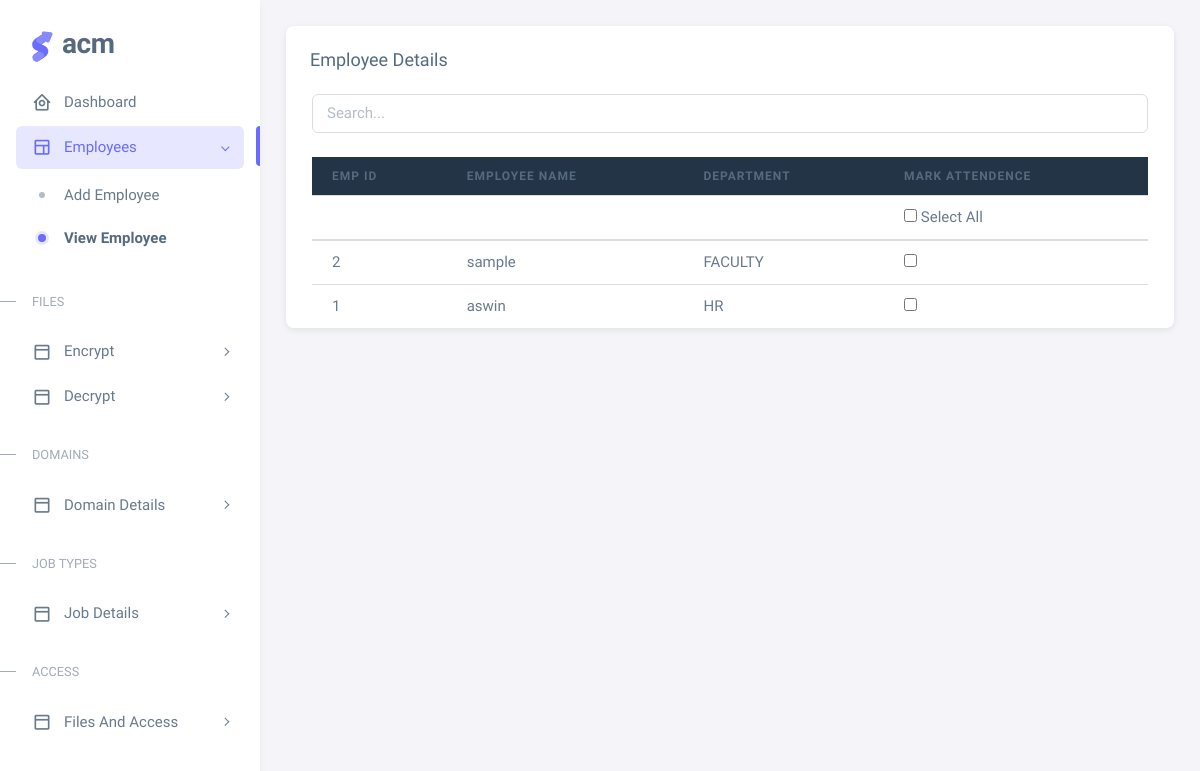
The app's page /mark_attendence with its own data.
### payroll/models.py (models this page shows)
class Employee(models.Model):
    emp_id=models.CharField(max_length=20,unique=True)
    name=models.CharField(max_length=40)
    email=models.EmailField()
    ph_no=models.IntegerField()
    salary=models.IntegerField()
    job_type=models.ForeignKey(Job_type,on_delete=models.CASCADE,null=True)
    doj=models.DateTimeField()

class Job_type(models.Model):
    position=models.CharField(max_length=20,unique=True)

### payroll/views.py (the view, shortened to what this page needs)
# urls.py: path('mark_attendence',views.mark_attendence),
def mark_attendence(request):
    today=Attendance.objects.filter(date=datetime.datetime.now().date())
    return render(request,'admin_side/mark_attendence.html',{'employee':all_employee(),'today':today})

### payroll/views.py (called while the page is built)
def all_employee():
    all_employee=Employee.objects.all()
    return all_employee

### templates/admin_side/mark_attendence.html (shortened to what this page needs)
<!DOCTYPE html>
<html
  lang="en"
  class="light-style layout-menu-fixed"
  dir="ltr"
  data-theme="theme-default"
  data-assets-path="../assets/"
  data-template="vertical-menu-template-free"
>
  <head>
{% load static %}
    <link href='https://unpkg.com/boxicons@2.1.4/css/boxicons.min.css' rel='stylesheet'>
    <link rel="stylesheet" href="{% static 'admin_side/assets/vendor/css/core.css' %}" class="template-customizer-core-css" />
    <link rel="stylesheet" href="{% static 'admin_side/assets/vendor/css/theme-default.css' %}" class="template-customizer-theme-css" />
    <link rel="stylesheet" href="{% static 'admin_side/assets/css/demo.css' %}" />
    <link rel="stylesheet" href="{% static 'admin_side/assets/vendor/libs/perfect-scrollbar/perfect-scrollbar.css' %}" />
  </head>
  <body>
    <div class="layout-wrapper layout-content-navbar">
      <div class="layout-container">
        <aside id="layout-menu" class="layout-menu menu-vertical menu bg-menu-theme">
          <div class="app-brand demo">
            <a href="../admin_home" class="app-brand-link">
              <span class="app-brand-logo demo">
              </span>
              <span class="app-brand-text demo menu-text fw-bolder ms-2">ACM</span>
            </a>
          </div>
          <ul class="menu-inner py-1">
              <li class="menu-item ">
                <a href="../admin_home" class="menu-link">
                  <i class="menu-icon tf-icons bx bx-home-circle"></i>
                  <div data-i18n="Analytics">Dashboard</div>
                </a>
              </li>
              <li class="menu-item active open">
                <a href="javascript:void(0);" class="menu-link menu-toggle">
                  <i class="menu-icon tf-icons bx bx-layout"></i>
                  <div data-i18n="Layouts">Employees</div>
                </a>
                <ul class="menu-sub ">
                  <li class="menu-item">
                    <a href="../add_user" class="menu-link">
                      <div data-i18n="Without menu">Add Employee</div>
                    </a>
                  </li>
                  <li class="menu-item active" >
                    <a href="../view_employees" class="menu-link">
                      <div data-i18n="Without navbar">View Employee</div>
                    </a>
                  </li>
                </ul>
              </li>
              <li class="menu-header small text-uppercase">
                <span class="menu-header-text">Files</span>
              </li>
              <li class="menu-item">
                <a href="javascript:void(0);" class="menu-link menu-toggle">
                  <i class="menu-icon tf-icons bx bx-dock-top"></i>
                  <div data-i18n="Account Settings">Encrypt</div>
                </a>
              </li>
              <li class="menu-item">
                <a href="javascript:void(0);" class="menu-link menu-toggle">
                  <i class="menu-icon tf-icons bx bx-dock-top"></i>
                  <div data-i18n="Account Settings">Decrypt</div>
                </a>
              </li>
              <li class="menu-header small text-uppercase">
                <span class="menu-header-text">Domains</span>
              </li>
              <li class="menu-item">
                <a href="javascript:void(0);" class="menu-link menu-toggle">
                  <i class="menu-icon tf-icons bx bx-dock-top"></i>
                  <div data-i18n="Account Settings">Domain Details</div>
                </a>
              </li>
              <li class="menu-header small text-uppercase">
                <span class="menu-header-text">Job Types</span>
              </li>
              <li class="menu-item">
                <a href="javascript:void(0);" class="menu-link menu-toggle">
                  <i class="menu-icon tf-icons bx bx-dock-top"></i>
                  <div data-i18n="Account Settings">Job Details</div>
                </a>
              </li>
              <li class="menu-header small text-uppercase">
                <span class="menu-header-text">Access</span>
              </li>
              <li class="menu-item">
                <a href="javascript:void(0);" class="menu-link menu-toggle">
                  <i class="menu-icon tf-icons bx bx-dock-top"></i>
                  <div data-i18n="Account Settings">Files And Access</div>
                </a>
              </li>
          </ul>
        </aside>
        <div class="layout-page">
          <div class="content-wrapper">
            <div class="container-xxl flex-grow-1 container-p-y">
              <div class="card">
                <h5 class="card-header">Employee Details</h5>
                <div class="table-responsive text-nowrap container">
            <input type="text" id="searchInput" placeholder="Search..." class="form-control mb-4">
                  {% if employee %}
                  <table class="table table-hover " id="myTable">
                    <thead>
                      <tr class="bg-dark">
                        <th>Emp ID</th>
                        <th >Employee Name</th>
                        <th >Department</th>
                        <th>Mark attendence</th>
                      </tr>
                      <tr>
                        <td></td>
                        <td></td>
                        <td></td>
                        <td> <label>
                          <input type="checkbox" id="checkAll">
                          Select All
                        </label></td>
                      </tr>
                    </thead>
                    <tbody class="table-border-bottom-0">
                        {% for emp in employee %}
                        <tr>
                            <td>{{emp.emp_id}}</td>
                            <td>{{emp.name}}</td>
                            <td>{{emp.job_type.position}}</td>
                            <td><input type="checkbox" name="" id=""  class="employeeCheckbox" value="{{emp.emp_id}}"></td>
                        </tr>
                        {% endfor %}
                    </tbody>
                  </table>
                  {% else %}
                  No employees
                  {% endif %}
                </div>
              </div>
              </div>
            </div>
          </div>
        </div>
      </div>
  </body>
</html>

### static/admin_side/assets/css/demo.css (style rules this page uses)
.menu .app-brand.demo { height: 64px; margin-top: 12px; }
.app-brand-logo.demo svg { width: 22px; height: 38px; }
.app-brand-text.demo { font-size: 1.75rem; letter-spacing: -0.5px; text-transform: lowercase; }

### records on screen
Employee: emp_id "2", name "sample", job_type.position "FACULTY"
Employee: emp_id "1", name "aswin", job_type.position "HR"
